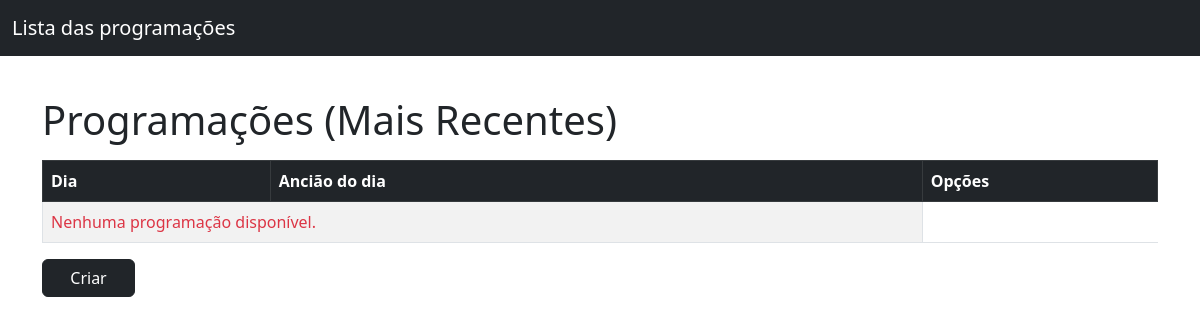
The page /prog/ on the database as committed earlier.
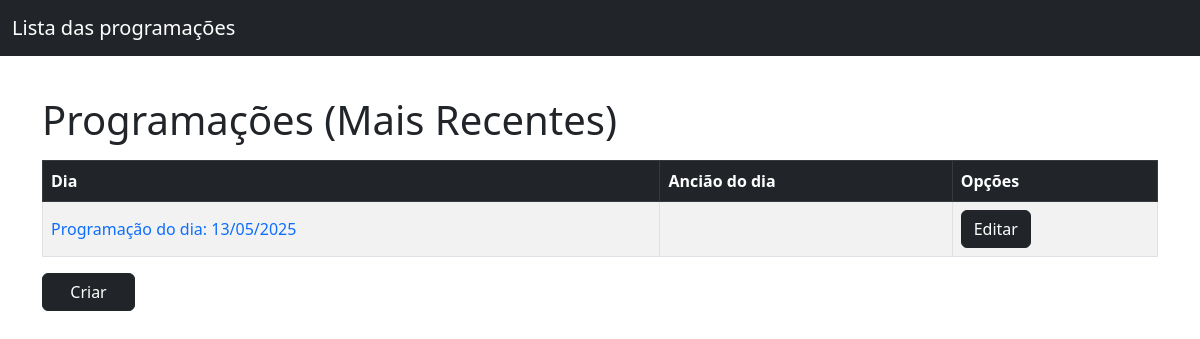
The same page on the database as committed later.
### ProgSabado/models.py (models this page shows, shortened)
class Programacao(models.Model):
    data = models.DateField()
    anciao_do_dia = models.ForeignKey(
        User,  # Modelo de usuário
        on_delete=models.SET_NULL,  # Se o usuário for excluído, o campo ficará como NULL
        null=True,  # Permite que o valor seja NULL no banco de dados
        blank=True,  # Permite que o campo seja deixado vazio no formulário
        related_name='programacoes',  # Relacionamento reverso
        verbose_name='Ancião do Dia'  # Nome visível no admin
    )

### ProgSabado/views.py (the view)
# urls.py: path('', listar_programacoes, name='listar_programacoes'),
def listar_programacoes(request):
    programacoes = Programacao.objects.order_by('-data')  # Ordena pela data, mais recente primeiro
    return render(request, 'listar_programacoes.html', {'programacoes': programacoes})

### ProgSabado/templates/listar_programacoes.html (shortened to what this page needs)
{% extends 'base_prog.html' %}
{% block content %}
    <div class="row">
        <div class="col">
            <h1 class="my-3">Programações (Mais Recentes)</h1>
            <table class="table table-striped table-bordered">
                <thead class="table-dark">
                <tr>
                    <th>Dia</th>
                    <th>Ancião do dia</th>
                    <th>Opções</th>
                </tr>
                </thead>
                <tbody>
                {% for programacao in programacoes %}
                    <tr>
                        <td>
                            <a href="{% url 'detalhes_programacao' programacao.id %}" class="text-decoration-none">
                                Programação do dia: {{ programacao.data|date:"d/m/Y" }}
                            </a>
                        </td>
                        <td>
                        <td><a class="btn btn-dark" href="/admin/ProgSabado/programacao/{{ programacao.id }}" class="text-decoration-none">Editar</a>
                        </td>
                        </td>
                    </tr>
                {% empty %}
                    <tr>
                        <td colspan="2" class="text-danger">Nenhuma programação disponível.</td>
                    </tr>
                {% endfor %}
                </tbody>
            </table>
        </div>
    </div>
        <a class="btn btn-dark col-1" href="/admin/ProgSabado/programacao">Criar</a>
{% endblock content %}

Rows that differ between the two databases and show on the page:
added Programacao: data "13/05/2025"
Other text that changed with them:
text no longer shown: "Nenhuma programação disponível."
